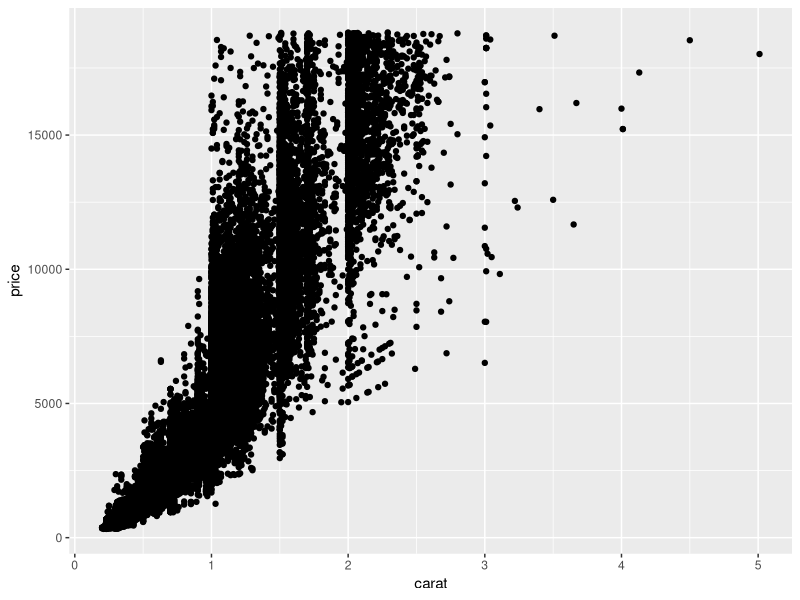
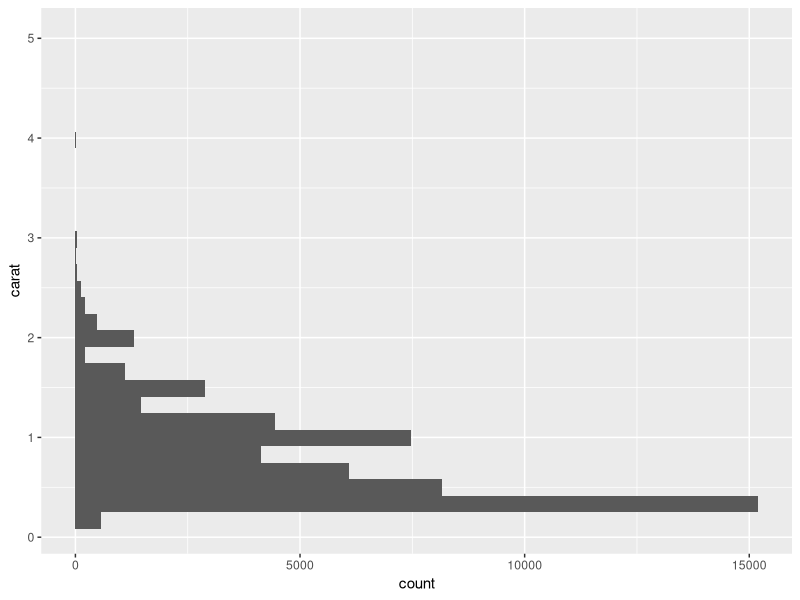

Generate these figures, in order, with R:
## ---- chunk 1
knitr::opts_chunk$set(echo = TRUE)
library(tidyverse)
## ---- chunk 2
diamonds|>
  View()
## ---- chunk 3
ggplot(diamonds,
       aes(x = carat, y = price)) +
  geom_point()
## ---- chunk 4
ggplot(diamonds,
       aes(y = carat)) +
  geom_histogram()
